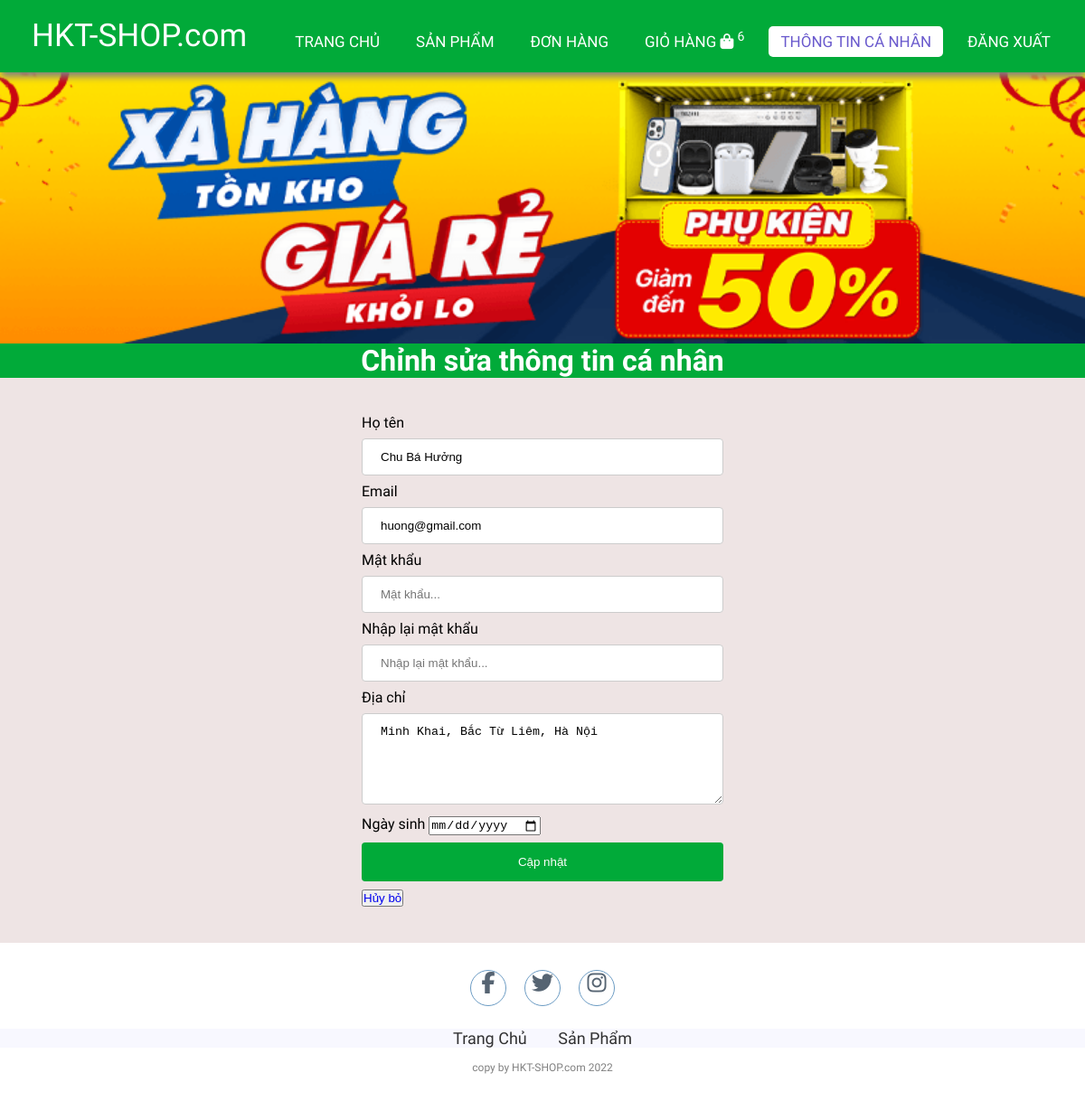
/edit_info.php (signed in), run on an earlier commit of the app's database.
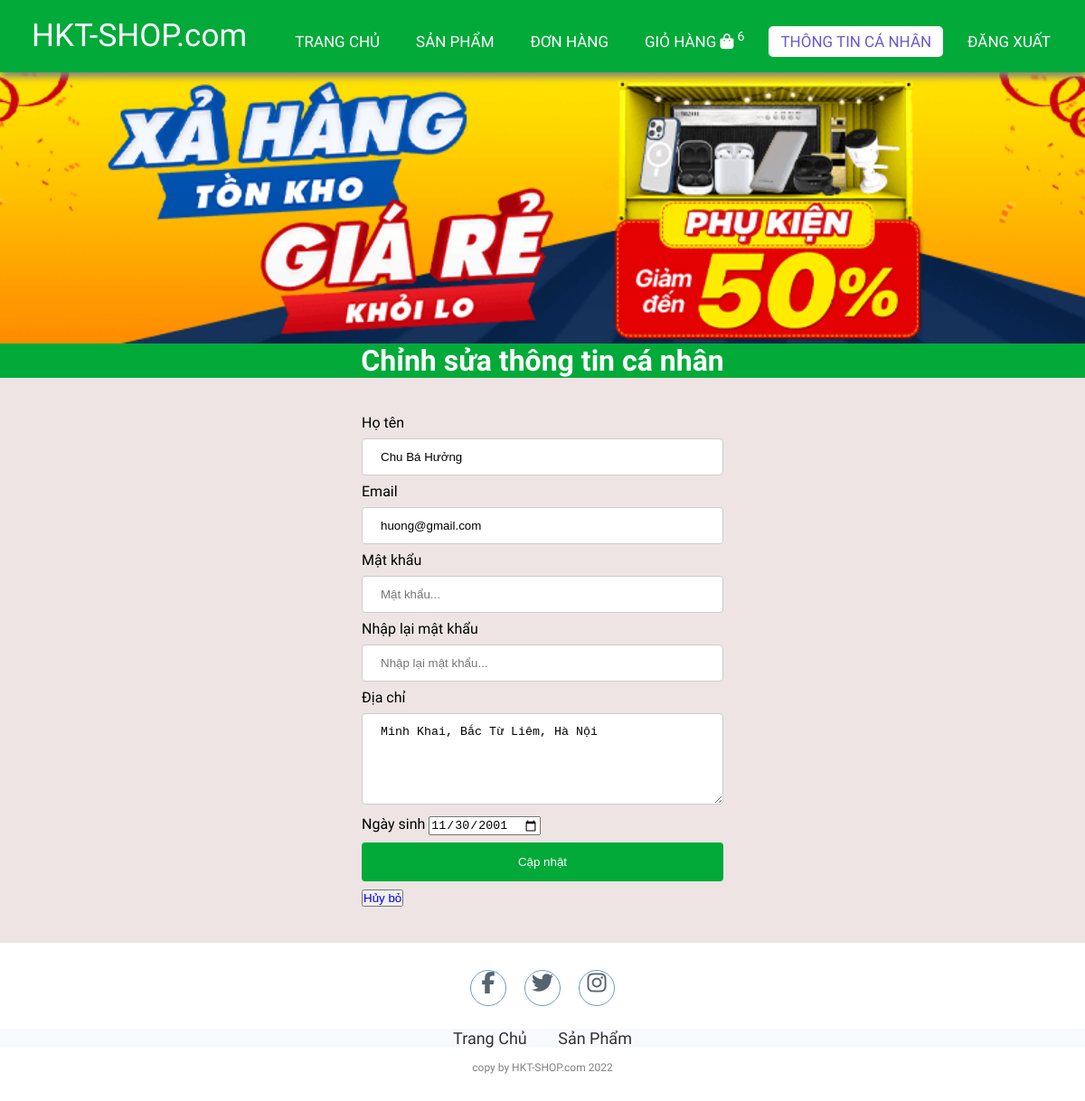
And on a later commit of the database.
### tables this page shows
CREATE TABLE `users` (
  `id` int(11) NOT NULL,
  `email` varchar(255) NOT NULL,
  `fullname` varchar(255) NOT NULL,
  `dob` date NOT NULL,
  `password` varchar(255) NOT NULL,
  `role_id` int(11) NOT NULL,
  `status` tinyint(1) NOT NULL,
  `address` varchar(500) NOT NULL,
  `isConfirmed` tinyint(4) NOT NULL DEFAULT 0,
  `captcha` varchar(50) NOT NULL
);

### lib/database.php (called while the page is built, shortened)
<?php
class Database extends PDO
{
  public $host   = DB_HOST;
  public $user   = DB_USER;
  public $pass   = DB_PASS;
  public $dbname = DB_NAME;
  public $link;
  private function connectDB()
  {
    $this->link = new mysqli(
      $this->host,
      $this->user,
      $this->pass,
      $this->dbname
    );
  }
  public function select($query)
  {
    $result = $this->link->query($query);
    if ($result->num_rows > 0) {
      return $result;
    } else {
      return false;
    }
  }
}

### lib/session.php (called while the page is built, shortened)
<?php
class Session
{
   public static function get($key)
   {
      if (isset($_SESSION[$key])) {
         return $_SESSION[$key];
      } else {
         return false;
      }
   }
}

### classes/user.php (called while the page is built, shortened)
<?php
$filepath = realpath(dirname(__FILE__));
include_once($filepath . '/../lib/session.php');
include_once($filepath . '/../lib/database.php');
?>
<?php
class user
{
	private $db;
	public function __construct()
	{
		$this->db = new Database();
	}
	public function get()
	{
		$userId = Session::get('userId');
		$query = "SELECT * FROM users WHERE id = '$userId' LIMIT 1";
		$mysqli_result = $this->db->select($query);
		if ($mysqli_result) {
			$result = mysqli_fetch_all($this->db->select($query), MYSQLI_ASSOC)[0];
			return $result;
		}
		return false;
	}
}
?>

### edit_info.php (the view, shortened to what the changed rows need)
<?php
include 'classes/user.php';
$user = new user();
$userInfo = $user->get();
?>
<?php
include_once 'lib/session.php';
?>
<!DOCTYPE html>
<html lang="en">
<head>
    <link rel="stylesheet" href="./css/style.css">
    <link rel="stylesheet" href="https://cdnjs.cloudflare.com/ajax/libs/font-awesome/5.15.4/css/all.min.css">
</head>
<body>
    <div class="featuredProducts">
        <h1>Chỉnh sửa thông tin cá nhân</b></h1>
    </div>
    <div class="container-single">
        <div class="login">
            <form action="edit_info.php" method="post" class="form-login">
                <label for="fullName">Họ tên</label>
                <input type="text" id="fullName" value="<?= $userInfo['fullname'] ?>" name="fullName" placeholder="Họ tên..." required>
                <label for="email">Email</label>
                <input type="email" id="email" value="<?= $userInfo['email'] ?>" name="email" placeholder="Email..." required pattern="[a-z0-9._%+-]+@[a-z0-9.-]+\.[a-z]{2,}$">
                <label for="password">Mật khẩu</label>
                <input type="password" id="password" name="password" placeholder="Mật khẩu..." required>
                <label for="repassword">Nhập lại mật khẩu</label>
                <input type="password" id="repassword" name="repassword" required placeholder="Nhập lại mật khẩu..." oninput="check(this)">
                <label for="address">Địa chỉ</label>
                <textarea name="address" id="address" cols="30" rows="5" required><?= $userInfo['address'] ?></textarea>
                <label for="dob">Ngày sinh</label>
                <input type="date" value="<?= $userInfo['dob'] ?>" name="dob" id="dob" required>
                <div>
                    <input type="submit" value="Cập nhật" name="submit">
                    <button><a href="./info.php">Hủy bỏ</a></button>
                </div>
            </form>
        </div>
    </div>
</body>
</html>

What changed in the data, as far as the page shows it:
changed users "Chu Bá Hưởng": dob (not shown) → "11/30/2001"
